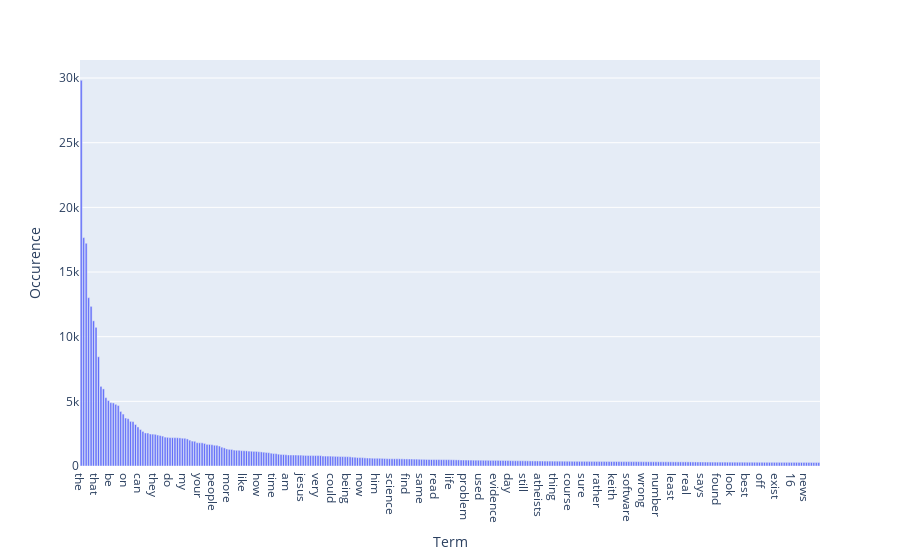

The notebook cell this image was saved under:
### Markdown cell above
### >>> **Exercise 15 (take home):** 
Additionally, you can attempt to sort the terms on the `x-axis` by frequency instead of in alphabetical order. This way the visualization is more meaninfgul and you will be able to observe the so called [long tail](https://en.wikipedia.org/wiki/Long_tail) (get familiar with this term since it will appear a lot in data mining and other statistics courses). see picture below

![alt txt](https://upload.wikimedia.org/wikipedia/commons/thumb/8/8a/Long_tail.svg/1000px-Long_tail.svg.png)

### Code cell
# Answer here
f_names = tuple(count_vect.get_feature_names())
pxdata = list(zip(f_names,term_frequencies))
pxdata.sort(key=lambda data:data[1],reverse=True)
pxdata = pxdata[0:300]
fig = px.bar(pxdata, x=0, y=1,labels={"0":"Term","1":"Occurence"})
fig.show()

### Figure 1 — Plotly figure (JSON) as saved in the notebook; plotly's stock layout.template omitted (floating-point values rounded to 4 significant figures; data arrays with more than 128 entries replaced by an {"elided": "..."} marker saying what was removed)
{"data": [{"alignmentgroup": "True", "hovertemplate": "Term=%{x}<br>Occurence=%{y}<extra></extra>", "legendgroup": "", "marker": {"color": "#636efa", "pattern": {"shape": ""}}, "name": "", "offsetgroup": "", "orientation": "v", "showlegend": false, "textposition": "auto", "type": "bar", "x": {"elided": "300 str values"}, "xaxis": "x", "y": {"elided": "300 int values"}, "yaxis": "y"}], "layout": {"barmode": "relative", "legend": {"tracegroupgap": 0}, "margin": {"t": 60}, "xaxis": {"anchor": "y", "domain": [0, 1], "title": {"text": "Term"}}, "yaxis": {"anchor": "x", "domain": [0, 1], "title": {"text": "Occurence"}}}}
